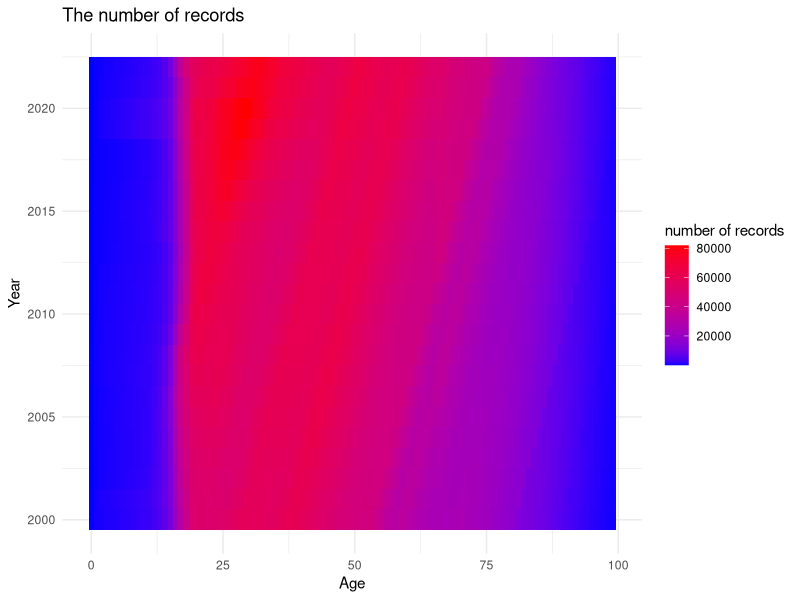

R code for this plot:
library(readxl)
library(ggplot2)
library(dplyr)
data_num_records <- read_excel("etc/taxable_income.xlsx", sheet = "Data1", skip=1)
data_value_records <- read_excel("etc/taxable_income.xlsx", sheet = "Data2", skip=1)
ggplot(data_num_records, aes(x = age, y = year, fill = count_r6_rr3)) +
  geom_tile() +  # or geom_raster()
  scale_fill_gradient(low = "blue", high = "red", name = "number of records") +  # customize color gradient
  labs(title = "The number of records", x = "Age", y = "Year") +
  theme_minimal()

total_records <- data_num_records %>% 
  group_by(year) %>% 
  summarise(x = sum(count_r6_rr3))

col_name <- "ir_tot_gross_earnings_amt"
